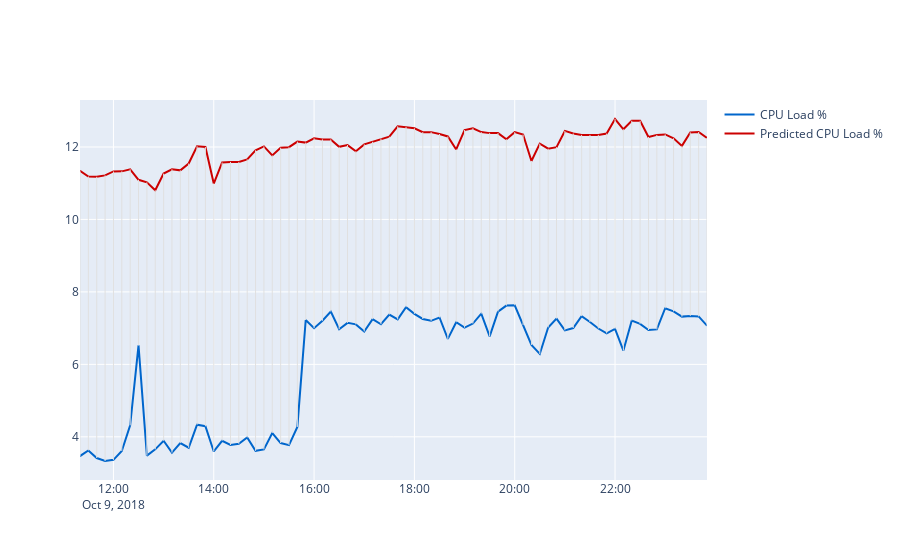

The code cell stored with this chart in its notebook:
### Code cell
X = df[["Series_num", "Seconds_since_midnight"
        ]]

y = df["CPU_Load"]

X = X.fillna(X.median())
y = y.fillna(y.median())
X_train, X_test, y_train, y_test = train_test_split(X, y, test_size=0.2, random_state=42)


print("split completed")


print("time for model")
model = XGBRegressor(objective='reg:squarederror', eval_metric='rmse')
model.fit(X_train, y_train)


print("model ready")

X_rcc120 = rcc120[["Series_num", "Seconds_since_midnight"]]

X_rcc120 = X_rcc120.fillna(X_rcc120.median())


y_pred_rcc120 = model.predict(X_rcc120)
rcc120 = rcc120.copy()
rcc120['cpu_fit'] = y_pred_rcc120
print(rcc120['cpu_fit'])

fig = go.Figure()


fig.add_trace(go.Scatter(
    x=rcc120['Time'],
    y=rcc120['CPU_Load'],
    marker=dict(color='#0066cc'),
    name='CPU Load %'
))
fig.add_trace(go.Scatter(
    x=rcc120['Time'],
    y=rcc120['cpu_fit'],

    marker=dict(color='#cc0000'),
    name='Predicted CPU Load %'
))

# lijnstukken tussen echte en voorspelde punten
for i in range(len(rcc120)):
    fig.add_trace(go.Scatter(
        x=[rcc120['Time'].iloc[i], rcc120['Time'].iloc[i]],
        y=[rcc120['CPU_Load'].iloc[i], rcc120['cpu_fit'].iloc[i]],
        mode='lines',
        line=dict(color='#e0e0e0', width=1),
        showlegend=False,
        name='Difference'
    ))

fig.show()
fig.write_image("XGBoost_RCC120_V1.png", scale=2)

### Figure 1 — Plotly figure (JSON) as saved in the notebook; plotly's stock layout.template omitted (floating-point values rounded to 4 significant figures)
{"data": [{"marker": {"color": "#0066cc"}, "name": "CPU Load %", "type": "scatter", "x": ["2018-10-09T11:20:00", "2018-10-09T11:30:00", "2018-10-09T11:40:00", "2018-10-09T11:50:00", "2018-10-09T12:00:00", "2018-10-09T12:10:00", "2018-10-09T12:20:00", "2018-10-09T12:30:00", "2018-10-09T12:40:00", "2018-10-09T12:50:00", "2018-10-09T13:00:00", "2018-10-09T13:10:00", "2018-10-09T13:20:00", "2018-10-09T13:30:00", "2018-10-09T13:40:00", "2018-10-09T13:50:00", "2018-10-09T14:00:00", "2018-10-09T14:10:00", "2018-10-09T14:20:00", "2018-10-09T14:30:00", "2018-10-09T14:40:00", "2018-10-09T14:50:00", "2018-10-09T15:00:00", "2018-10-09T15:10:00", "2018-10-09T15:20:00", "2018-10-09T15:30:00", "2018-10-09T15:40:00", "2018-10-09T15:50:00", "2018-10-09T16:00:00", "2018-10-09T16:10:00", "2018-10-09T16:20:00", "2018-10-09T16:30:00", "2018-10-09T16:40:00", "2018-10-09T16:50:00", "2018-10-09T17:00:00", "2018-10-09T17:10:00", "2018-10-09T17:20:00", "2018-10-09T17:30:00", "2018-10-09T17:40:00", "2018-10-09T17:50:00", "2018-10-09T18:00:00", "2018-10-09T18:10:00", "2018-10-09T18:20:00", "2018-10-09T18:30:00", "2018-10-09T18:40:00", "2018-10-09T18:50:00", "2018-10-09T19:00:00", "2018-10-09T19:10:00", "2018-10-09T19:20:00", "2018-10-09T19:30:00", "2018-10-09T19:40:00", "2018-10-09T19:50:00", "2018-10-09T20:00:00", "2018-10-09T20:10:00", "2018-10-09T20:20:00", "2018-10-09T20:30:00", "2018-10-09T20:40:00", "2018-10-09T20:50:00", "2018-10-09T21:00:00", "2018-10-09T21:10:00", "2018-10-09T21:20:00", "2018-10-09T21:30:00", "2018-10-09T21:40:00", "2018-10-09T21:50:00", "2018-10-09T22:00:00", "2018-10-09T22:10:00", "2018-10-09T22:20:00", "2018-10-09T22:30:00", "2018-10-09T22:40:00", "2018-10-09T22:50:00", "2018-10-09T23:00:00", "2018-10-09T23:10:00", "2018-10-09T23:20:00", "2018-10-09T23:30:00", "2018-10-09T23:40:00", "2018-10-09T23:50:00"], "y": [3.469, 3.623, 3.415, 3.333, 3.364, 3.609, 4.316, 6.523, 3.48, 3.655, 3.891, 3.565, 3.827, 3.699, 4.333, 4.292, 3.595, 3.89, 3.775, 3.809, 3.981, 3.613, 3.651, 4.105, 3.828, 3.77, 4.273, 7.224, 6.998, 7.204, 7.458, 6.971, 7.145, 7.103, 6.908, 7.246, 7.107, 7.375, 7.24, 7.579, 7.394, 7.253, 7.202, 7.295, 6.702, 7.162, 7.014, 7.127, 7.399, 6.773, 7.457, 7.622, 7.631, 7.083, 6.536, 6.288, 7.019, 7.264, 6.939, 7.003, 7.331, 7.168, 6.989, 6.855, 6.98, 6.38, 7.209, 7.119, 6.947, 6.965, 7.55, 7.462, 7.317, 7.337, 7.323, 7.067]}, {"marker": {"color": "#cc0000"}, "name": "Predicted CPU Load %", "type": "scatter", "x": ["2018-10-09T11:20:00", "2018-10-09T11:30:00", "2018-10-09T11:40:00", "2018-10-09T11:50:00", "2018-10-09T12:00:00", "2018-10-09T12:10:00", "2018-10-09T12:20:00", "2018-10-09T12:30:00", "2018-10-09T12:40:00", "2018-10-09T12:50:00", "2018-10-09T13:00:00", "2018-10-09T13:10:00", "2018-10-09T13:20:00", "2018-10-09T13:30:00", "2018-10-09T13:40:00", "2018-10-09T13:50:00", "2018-10-09T14:00:00", "2018-10-09T14:10:00", "2018-10-09T14:20:00", "2018-10-09T14:30:00", "2018-10-09T14:40:00", "2018-10-09T14:50:00", "2018-10-09T15:00:00", "2018-10-09T15:10:00", "2018-10-09T15:20:00", "2018-10-09T15:30:00", "2018-10-09T15:40:00", "2018-10-09T15:50:00", "2018-10-09T16:00:00", "2018-10-09T16:10:00", "2018-10-09T16:20:00", "2018-10-09T16:30:00", "2018-10-09T16:40:00", "2018-10-09T16:50:00", "2018-10-09T17:00:00", "2018-10-09T17:10:00", "2018-10-09T17:20:00", "2018-10-09T17:30:00", "2018-10-09T17:40:00", "2018-10-09T17:50:00", "2018-10-09T18:00:00", "2018-10-09T18:10:00", "2018-10-09T18:20:00", "2018-10-09T18:30:00", "2018-10-09T18:40:00", "2018-10-09T18:50:00", "2018-10-09T19:00:00", "2018-10-09T19:10:00", "2018-10-09T19:20:00", "2018-10-09T19:30:00", "2018-10-09T19:40:00", "2018-10-09T19:50:00", "2018-10-09T20:00:00", "2018-10-09T20:10:00", "2018-10-09T20:20:00", "2018-10-09T20:30:00", "2018-10-09T20:40:00", "2018-10-09T20:50:00", "2018-10-09T21:00:00", "2018-10-09T21:10:00", "2018-10-09T21:20:00", "2018-10-09T21:30:00", "2018-10-09T21:40:00", "2018-10-09T21:50:00", "2018-10-09T22:00:00", "2018-10-09T22:10:00", "2018-10-09T22:20:00", "2018-10-09T22:30:00", "2018-10-09T22:40:00", "2018-10-09T22:50:00", "2018-10-09T23:00:00", "2018-10-09T23:10:00", "2018-10-09T23:20:00", "2018-10-09T23:30:00", "2018-10-09T23:40:00", "2018-10-09T23:50:00"], "y": [11.34, 11.19, 11.18, 11.22, 11.33, 11.33, 11.38, 11.09, 11.02, 10.8, 11.27, 11.38, 11.35, 11.54, 12.02, 12.0, 10.99, 11.57, 11.59, 11.59, 11.66, 11.91, 12.02, 11.77, 11.98, 11.99, 12.15, 12.12, 12.24, 12.21, 12.21, 12.0, 12.05, 11.88, 12.07, 12.14, 12.23, 12.28, 12.57, 12.55, 12.52, 12.41, 12.41, 12.36, 12.29, 11.93, 12.47, 12.52, 12.41, 12.38, 12.38, 12.21, 12.41, 12.34, 11.61, 12.09, 11.95, 11.99, 12.44, 12.37, 12.33, 12.33, 12.33, 12.37, 12.77, 12.49, 12.72, 12.72, 12.27, 12.33, 12.35, 12.24, 12.03, 12.4, 12.41, 12.25]}, {"line": {"color": "#e0e0e0", "width": 1}, "mode": "lines", "name": "Difference", "showlegend": false, "type": "scatter", "x": ["2018-10-09T11:20:00", "2018-10-09T11:20:00"], "y": [3.469, 11.34]}, {"line": {"color": "#e0e0e0", "width": 1}, "mode": "lines", "name": "Difference", "showlegend": false, "type": "scatter", "x": ["2018-10-09T11:30:00", "2018-10-09T11:30:00"], "y": [3.623, 11.19]}, {"line": {"color": "#e0e0e0", "width": 1}, "mode": "lines", "name": "Difference", "showlegend": false, "type": "scatter", "x": ["2018-10-09T11:40:00", "2018-10-09T11:40:00"], "y": [3.415, 11.18]}, {"line": {"color": "#e0e0e0", "width": 1}, "mode": "lines", "name": "Difference", "showlegend": false, "type": "scatter", "x": ["2018-10-09T11:50:00", "2018-10-09T11:50:00"], "y": [3.333, 11.22]}, {"line": {"color": "#e0e0e0", "width": 1}, "mode": "lines", "name": "Difference", "showlegend": false, "type": "scatter", "x": ["2018-10-09T12:00:00", "2018-10-09T12:00:00"], "y": [3.364, 11.33]}, {"line": {"color": "#e0e0e0", "width": 1}, "mode": "lines", "name": "Difference", "showlegend": false, "type": "scatter", "x": ["2018-10-09T12:10:00", "2018-10-09T12:10:00"], "y": [3.609, 11.33]}, {"line": {"color": "#e0e0e0", "width": 1}, "mode": "lines", "name": "Difference", "showlegend": false, "type": "scatter", "x": ["2018-10-09T12:20:00", "2018-10-09T12:20:00"], "y": [4.316, 11.38]}, {"line": {"color": "#e0e0e0", "width": 1}, "mode": "lines", "name": "Difference", "showlegend": false, "type": "scatter", "x": ["2018-10-09T12:30:00", "2018-10-09T12:30:00"], "y": [6.523, 11.09]}, {"line": {"color": "#e0e0e0", "width": 1}, "mode": "lines", "name": "Difference", "showlegend": false, "type": "scatter", "x": ["2018-10-09T12:40:00", "2018-10-09T12:40:00"], "y": [3.48, 11.02]}, {"line": {"color": "#e0e0e0", "width": 1}, "mode": "lines", "name": "Difference", "showlegend": false, "type": "scatter", "x": ["2018-10-09T12:50:00", "2018-10-09T12:50:00"], "y": [3.655, 10.8]}, {"line": {"color": "#e0e0e0", "width": 1}, "mode": "lines", "name": "Difference", "showlegend": false, "type": "scatter", "x": ["2018-10-09T13:00:00", "2018-10-09T13:00:00"], "y": [3.891, 11.27]}, {"line": {"color": "#e0e0e0", "width": 1}, "mode": "lines", "name": "Difference", "showlegend": false, "type": "scatter", "x": ["2018-10-09T13:10:00", "2018-10-09T13:10:00"], "y": [3.565, 11.38]}, {"line": {"color": "#e0e0e0", "width": 1}, "mode": "lines", "name": "Difference", "showlegend": false, "type": "scatter", "x": ["2018-10-09T13:20:00", "2018-10-09T13:20:00"], "y": [3.827, 11.35]}, {"line": {"color": "#e0e0e0", "width": 1}, "mode": "lines", "name": "Difference", "showlegend": false, "type": "scatter", "x": ["2018-10-09T13:30:00", "2018-10-09T13:30:00"], "y": [3.699, 11.54]}, {"line": {"color": "#e0e0e0", "width": 1}, "mode": "lines", "name": "Difference", "showlegend": false, "type": "scatter", "x": ["2018-10-09T13:40:00", "2018-10-09T13:40:00"], "y": [4.333, 12.02]}, {"line": {"color": "#e0e0e0", "width": 1}, "mode": "lines", "name": "Difference", "showlegend": false, "type": "scatter", "x": ["2018-10-09T13:50:00", "2018-10-09T13:50:00"], "y": [4.292, 12.0]}, {"line": {"color": "#e0e0e0", "width": 1}, "mode": "lines", "name": "Difference", "showlegend": false, "type": "scatter", "x": ["2018-10-09T14:00:00", "2018-10-09T14:00:00"], "y": [3.595, 10.99]}, {"line": {"color": "#e0e0e0", "width": 1}, "mode": "lines", "name": "Difference", "showlegend": false, "type": "scatter", "x": ["2018-10-09T14:10:00", "2018-10-09T14:10:00"], "y": [3.89, 11.57]}, {"line": {"color": "#e0e0e0", "width": 1}, "mode": "lines", "name": "Difference", "showlegend": false, "type": "scatter", "x": ["2018-10-09T14:20:00", "2018-10-09T14:20:00"], "y": [3.775, 11.59]}, {"line": {"color": "#e0e0e0", "width": 1}, "mode": "lines", "name": "Difference", "showlegend": false, "type": "scatter", "x": ["2018-10-09T14:30:00", "2018-10-09T14:30:00"], "y": [3.809, 11.59]}, {"line": {"color": "#e0e0e0", "width": 1}, "mode": "lines", "name": "Difference", "showlegend": false, "type": "scatter", "x": ["2018-10-09T14:40:00", "2018-10-09T14:40:00"], "y": [3.981, 11.66]}, {"line": {"color": "#e0e0e0", "width": 1}, "mode": "lines", "name": "Difference", "showlegend": false, "type": "scatter", "x": ["2018-10-09T14:50:00", "2018-10-09T14:50:00"], "y": [3.613, 11.91]}, {"line": {"color": "#e0e0e0", "width": 1}, "mode": "lines", "name": "Difference", "showlegend": false, "type": "scatter", "x": ["2018-10-09T15:00:00", "2018-10-09T15:00:00"], "y": [3.651, 12.02]}, {"line": {"color": "#e0e0e0", "width": 1}, "mode": "lines", "name": "Difference", "showlegend": false, "type": "scatter", "x": ["2018-10-09T15:10:00", "2018-10-09T15:10:00"], "y": [4.105, 11.77]}, {"line": {"color": "#e0e0e0", "width": 1}, "mode": "lines", "name": "Difference", "showlegend": false, "type": "scatter", "x": ["2018-10-09T15:20:00", "2018-10-09T15:20:00"], "y": [3.828, 11.98]}, {"line": {"color": "#e0e0e0", "width": 1}, "mode": "lines", "name": "Difference", "showlegend": false, "type": "scatter", "x": ["2018-10-09T15:30:00", "2018-10-09T15:30:00"], "y": [3.77, 11.99]}, {"line": {"color": "#e0e0e0", "width": 1}, "mode": "lines", "name": "Difference", "showlegend": false, "type": "scatter", "x": ["2018-10-09T15:40:00", "2018-10-09T15:40:00"], "y": [4.273, 12.15]}, {"line": {"color": "#e0e0e0", "width": 1}, "mode": "lines", "name": "Difference", "showlegend": false, "type": "scatter", "x": ["2018-10-09T15:50:00", "2018-10-09T15:50:00"], "y": [7.224, 12.12]}, {"line": {"color": "#e0e0e0", "width": 1}, "mode": "lines", "name": "Difference", "showlegend": false, "type": "scatter", "x": ["2018-10-09T16:00:00", "2018-10-09T16:00:00"], "y": [6.998, 12.24]}, {"line": {"color": "#e0e0e0", "width": 1}, "mode": "lines", "name": "Difference", "showlegend": false, "type": "scatter", "x": ["2018-10-09T16:10:00", "2018-10-09T16:10:00"], "y": [7.204, 12.21]}, {"line": {"color": "#e0e0e0", "width": 1}, "mode": "lines", "name": "Difference", "showlegend": false, "type": "scatter", "x": ["2018-10-09T16:20:00", "2018-10-09T16:20:00"], "y": [7.458, 12.21]}, {"line": {"color": "#e0e0e0", "width": 1}, "mode": "lines", "name": "Difference", "showlegend": false, "type": "scatter", "x": ["2018-10-09T16:30:00", "2018-10-09T16:30:00"], "y": [6.971, 12.0]}, {"line": {"color": "#e0e0e0", "width": 1}, "mode": "lines", "name": "Difference", "showlegend": false, "type": "scatter", "x": ["2018-10-09T16:40:00", "2018-10-09T16:40:00"], "y": [7.145, 12.05]}, {"line": {"color": "#e0e0e0", "width": 1}, "mode": "lines", "name": "Difference", "showlegend": false, "type": "scatter", "x": ["2018-10-09T16:50:00", "2018-10-09T16:50:00"], "y": [7.103, 11.88]}, {"line": {"color": "#e0e0e0", "width": 1}, "mode": "lines", "name": "Difference", "showlegend": false, "type": "scatter", "x": ["2018-10-09T17:00:00", "2018-10-09T17:00:00"], "y": [6.908, 12.07]}, {"line": {"color": "#e0e0e0", "width": 1}, "mode": "lines", "name": "Difference", "showlegend": false, "type": "scatter", "x": ["2018-10-09T17:10:00", "2018-10-09T17:10:00"], "y": [7.246, 12.14]}, {"line": {"color": "#e0e0e0", "width": 1}, "mode": "lines", "name": "Difference", "showlegend": false, "type": "scatter", "x": ["2018-10-09T17:20:00", "2018-10-09T17:20:00"], "y": [7.107, 12.23]}, {"line": {"color": "#e0e0e0", "width": 1}, "mode": "lines", "name": "Difference", "showlegend": false, "type": "scatter", "x": ["2018-10-09T17:30:00", "2018-10-09T17:30:00"], "y": [7.375, 12.28]}, {"line": {"color": "#e0e0e0", "width": 1}, "mode": "lines", "name": "Difference", "showlegend": false, "type": "scatter", "x": ["2018-10-09T17:40:00", "2018-10-09T17:40:00"], "y": [7.24, 12.57]}, {"line": {"color": "#e0e0e0", "width": 1}, "mode": "lines", "name": "Difference", "showlegend": false, "type": "scatter", "x": ["2018-10-09T17:50:00", "2018-10-09T17:50:00"], "y": [7.579, 12.55]}, {"line": {"color": "#e0e0e0", "width": 1}, "mode": "lines", "name": "Difference", "showlegend": false, "type": "scatter", "x": ["2018-10-09T18:00:00", "2018-10-09T18:00:00"], "y": [7.394, 12.52]}, {"line": {"color": "#e0e0e0", "width": 1}, "mode": "lines", "name": "Difference", "showlegend": false, "type": "scatter", "x": ["2018-10-09T18:10:00", "2018-10-09T18:10:00"], "y": [7.253, 12.41]}, {"line": {"color": "#e0e0e0", "width": 1}, "mode": "lines", "name": "Difference", "showlegend": false, "type": "scatter", "x": ["2018-10-09T18:20:00", "2018-10-09T18:20:00"], "y": [7.202, 12.41]}, {"line": {"color": "#e0e0e0", "width": 1}, "mode": "lines", "name": "Difference", "showlegend": false, "type": "scatter", "x": ["2018-10-09T18:30:00", "2018-10-09T18:30:00"], "y": [7.295, 12.36]}, {"line": {"color": "#e0e0e0", "width": 1}, "mode": "lines", "name": "Difference", "showlegend": false, "type": "scatter", "x": ["2018-10-09T18:40:00", "2018-10-09T18:40:00"], "y": [6.702, 12.29]}, {"line": {"color": "#e0e0e0", "width": 1}, "mode": "lines", "name": "Difference", "showlegend": false, "type": "scatter", "x": ["2018-10-09T18:50:00", "2018-10-09T18:50:00"], "y": [7.162, 11.93]}, {"line": {"color": "#e0e0e0", "width": 1}, "mode": "lines", "name": "Difference", "showlegend": false, "type": "scatter", "x": ["2018-10-09T19:00:00", "2018-10-09T19:00:00"], "y": [7.014, 12.47]}, {"line": {"color": "#e0e0e0", "width": 1}, "mode": "lines", "name": "Difference", "showlegend": false, "type": "scatter", "x": ["2018-10-09T19:10:00", "2018-10-09T19:10:00"], "y": [7.127, 12.52]}, {"line": {"color": "#e0e0e0", "width": 1}, "mode": "lines", "name": "Difference", "showlegend": false, "type": "scatter", "x": ["2018-10-09T19:20:00", "2018-10-09T19:20:00"], "y": [7.399, 12.41]}, {"line": {"color": "#e0e0e0", "width": 1}, "mode": "lines", "name": "Difference", "showlegend": false, "type": "scatter", "x": ["2018-10-09T19:30:00", "2018-10-09T19:30:00"], "y": [6.773, 12.38]}, {"line": {"color": "#e0e0e0", "width": 1}, "mode": "lines", "name": "Difference", "showlegend": false, "type": "scatter", "x": ["2018-10-09T19:40:00", "2018-10-09T19:40:00"], "y": [7.457, 12.38]}, {"line": {"color": "#e0e0e0", "width": 1}, "mode": "lines", "name": "Difference", "showlegend": false, "type": "scatter", "x": ["2018-10-09T19:50:00", "2018-10-09T19:50:00"], "y": [7.622, 12.21]}, {"line": {"color": "#e0e0e0", "width": 1}, "mode": "lines", "name": "Difference", "showlegend": false, "type": "scatter", "x": ["2018-10-09T20:00:00", "2018-10-09T20:00:00"], "y": [7.631, 12.41]}, {"line": {"color": "#e0e0e0", "width": 1}, "mode": "lines", "name": "Difference", "showlegend": false, "type": "scatter", "x": ["2018-10-09T20:10:00", "2018-10-09T20:10:00"], "y": [7.083, 12.34]}, {"line": {"color": "#e0e0e0", "width": 1}, "mode": "lines", "name": "Difference", "showlegend": false, "type": "scatter", "x": ["2018-10-09T20:20:00", "2018-10-09T20:20:00"], "y": [6.536, 11.61]}, {"line": {"color": "#e0e0e0", "width": 1}, "mode": "lines", "name": "Difference", "showlegend": false, "type": "scatter", "x": ["2018-10-09T20:30:00", "2018-10-09T20:30:00"], "y": [6.288, 12.09]}, {"line": {"color": "#e0e0e0", "width": 1}, "mode": "lines", "name": "Difference", "showlegend": false, "type": "scatter", "x": ["2018-10-09T20:40:00", "2018-10-09T20:40:00"], "y": [7.019, 11.95]}, {"line": {"color": "#e0e0e0", "width": 1}, "mode": "lines", "name": "Difference", "showlegend": false, "type": "scatter", "x": ["2018-10-09T20:50:00", "2018-10-09T20:50:00"], "y": [7.264, 11.99]}, {"line": {"color": "#e0e0e0", "width": 1}, "mode": "lines", "name": "Difference", "showlegend": false, "type": "scatter", "x": ["2018-10-09T21:00:00", "2018-10-09T21:00:00"], "y": [6.939, 12.44]}, {"line": {"color": "#e0e0e0", "width": 1}, "mode": "lines", "name": "Difference", "showlegend": false, "type": "scatter", "x": ["2018-10-09T21:10:00", "2018-10-09T21:10:00"], "y": [7.003, 12.37]}, {"line": {"color": "#e0e0e0", "width": 1}, "mode": "lines", "name": "Difference", "showlegend": false, "type": "scatter", "x": ["2018-10-09T21:20:00", "2018-10-09T21:20:00"], "y": [7.331, 12.33]}, {"line": {"color": "#e0e0e0", "width": 1}, "mode": "lines", "name": "Difference", "showlegend": false, "type": "scatter", "x": ["2018-10-09T21:30:00", "2018-10-09T21:30:00"], "y": [7.168, 12.33]}, {"line": {"color": "#e0e0e0", "width": 1}, "mode": "lines", "name": "Difference", "showlegend": false, "type": "scatter", "x": ["2018-10-09T21:40:00", "2018-10-09T21:40:00"], "y": [6.989, 12.33]}, {"line": {"color": "#e0e0e0", "width": 1}, "mode": "lines", "name": "Difference", "showlegend": false, "type": "scatter", "x": ["2018-10-09T21:50:00", "2018-10-09T21:50:00"], "y": [6.855, 12.37]}, {"line": {"color": "#e0e0e0", "width": 1}, "mode": "lines", "name": "Difference", "showlegend": false, "type": "scatter", "x": ["2018-10-09T22:00:00", "2018-10-09T22:00:00"], "y": [6.98, 12.77]}, {"line": {"color": "#e0e0e0", "width": 1}, "mode": "lines", "name": "Difference", "showlegend": false, "type": "scatter", "x": ["2018-10-09T22:10:00", "2018-10-09T22:10:00"], "y": [6.38, 12.49]}, {"line": {"color": "#e0e0e0", "width": 1}, "mode": "lines", "name": "Difference", "showlegend": false, "type": "scatter", "x": ["2018-10-09T22:20:00", "2018-10-09T22:20:00"], "y": [7.209, 12.72]}, {"line": {"color": "#e0e0e0", "width": 1}, "mode": "lines", "name": "Difference", "showlegend": false, "type": "scatter", "x": ["2018-10-09T22:30:00", "2018-10-09T22:30:00"], "y": [7.119, 12.72]}, {"line": {"color": "#e0e0e0", "width": 1}, "mode": "lines", "name": "Difference", "showlegend": false, "type": "scatter", "x": ["2018-10-09T22:40:00", "2018-10-09T22:40:00"], "y": [6.947, 12.27]}, {"line": {"color": "#e0e0e0", "width": 1}, "mode": "lines", "name": "Difference", "showlegend": false, "type": "scatter", "x": ["2018-10-09T22:50:00", "2018-10-09T22:50:00"], "y": [6.965, 12.33]}, {"line": {"color": "#e0e0e0", "width": 1}, "mode": "lines", "name": "Difference", "showlegend": false, "type": "scatter", "x": ["2018-10-09T23:00:00", "2018-10-09T23:00:00"], "y": [7.55, 12.35]}, {"line": {"color": "#e0e0e0", "width": 1}, "mode": "lines", "name": "Difference", "showlegend": false, "type": "scatter", "x": ["2018-10-09T23:10:00", "2018-10-09T23:10:00"], "y": [7.462, 12.24]}, {"line": {"color": "#e0e0e0", "width": 1}, "mode": "lines", "name": "Difference", "showlegend": false, "type": "scatter", "x": ["2018-10-09T23:20:00", "2018-10-09T23:20:00"], "y": [7.317, 12.03]}, {"line": {"color": "#e0e0e0", "width": 1}, "mode": "lines", "name": "Difference", "showlegend": false, "type": "scatter", "x": ["2018-10-09T23:30:00", "2018-10-09T23:30:00"], "y": [7.337, 12.4]}, {"line": {"color": "#e0e0e0", "width": 1}, "mode": "lines", "name": "Difference", "showlegend": false, "type": "scatter", "x": ["2018-10-09T23:40:00", "2018-10-09T23:40:00"], "y": [7.323, 12.41]}, {"line": {"color": "#e0e0e0", "width": 1}, "mode": "lines", "name": "Difference", "showlegend": false, "type": "scatter", "x": ["2018-10-09T23:50:00", "2018-10-09T23:50:00"], "y": [7.067, 12.25]}], "layout": {}}
